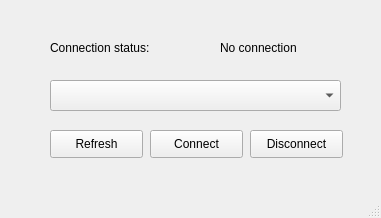
<?xml version="1.0" encoding="UTF-8"?>
<ui version="4.0">
 <class>MainWindow</class>
 <widget class="QMainWindow" name="MainWindow">
  <property name="enabled">
   <bool>true</bool>
  </property>
  <property name="geometry">
   <rect>
    <x>0</x>
    <y>0</y>
    <width>381</width>
    <height>218</height>
   </rect>
  </property>
  <property name="windowTitle">
   <string>Logic Analyzer</string>
  </property>
  <widget class="QWidget" name="centralwidget">
   <widget class="QComboBox" name="comboBox">
    <property name="geometry">
     <rect>
      <x>50</x>
      <y>80</y>
      <width>291</width>
      <height>31</height>
     </rect>
    </property>
   </widget>
   <widget class="QPushButton" name="connectBtn">
    <property name="geometry">
     <rect>
      <x>150</x>
      <y>130</y>
      <width>93</width>
      <height>28</height>
     </rect>
    </property>
    <property name="text">
     <string>Connect</string>
    </property>
   </widget>
   <widget class="QPushButton" name="refreshBtn">
    <property name="geometry">
     <rect>
      <x>50</x>
      <y>130</y>
      <width>93</width>
      <height>28</height>
     </rect>
    </property>
    <property name="text">
     <string>Refresh</string>
    </property>
   </widget>
   <widget class="QLabel" name="connectionLabel">
    <property name="geometry">
     <rect>
      <x>220</x>
      <y>40</y>
      <width>81</width>
      <height>16</height>
     </rect>
    </property>
    <property name="text">
     <string>No connection</string>
    </property>
   </widget>
   <widget class="QPushButton" name="disconnectBtn">
    <property name="geometry">
     <rect>
      <x>250</x>
      <y>130</y>
      <width>93</width>
      <height>28</height>
     </rect>
    </property>
    <property name="text">
     <string>Disconnect</string>
    </property>
   </widget>
   <widget class="QLabel" name="connectionStatusLabel">
    <property name="geometry">
     <rect>
      <x>50</x>
      <y>40</y>
      <width>111</width>
      <height>16</height>
     </rect>
    </property>
    <property name="text">
     <string>Connection status:</string>
    </property>
   </widget>
  </widget>
  <widget class="QStatusBar" name="statusbar"/>
 </widget>
 <resources/>
 <connections/>
</ui>
